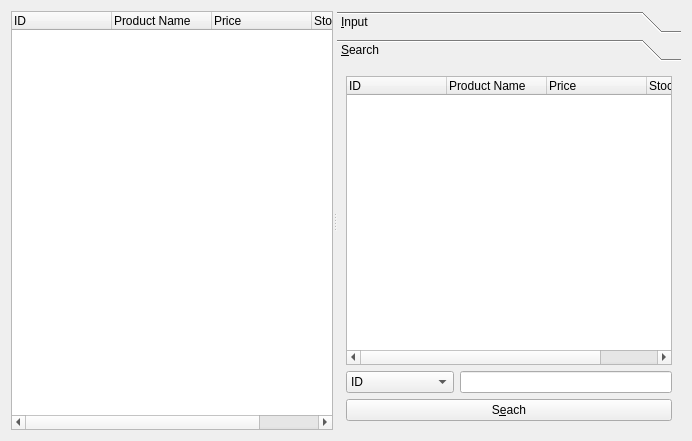
<?xml version="1.0" encoding="UTF-8"?>
<ui version="4.0">
 <class>ProductManagerForm</class>
 <widget class="QWidget" name="ProductManagerForm">
  <property name="geometry">
   <rect>
    <x>0</x>
    <y>0</y>
    <width>692</width>
    <height>441</height>
   </rect>
  </property>
  <property name="windowTitle">
   <string>Form</string>
  </property>
  <layout class="QGridLayout" name="gridLayout">
   <item row="0" column="0">
    <layout class="QHBoxLayout" name="horizontalLayout_3">
     <item>
      <widget class="QSplitter" name="splitter">
       <property name="orientation">
        <enum>Qt::Horizontal</enum>
       </property>
       <widget class="QTreeWidget" name="treeWidget">
        <column>
         <property name="text">
          <string>ID</string>
         </property>
        </column>
        <column>
         <property name="text">
          <string>Product Name</string>
         </property>
        </column>
        <column>
         <property name="text">
          <string>Price</string>
         </property>
        </column>
        <column>
         <property name="text">
          <string>Stock</string>
         </property>
        </column>
       </widget>
       <widget class="QToolBox" name="toolBox">
        <property name="mouseTracking">
         <bool>false</bool>
        </property>
        <property name="acceptDrops">
         <bool>false</bool>
        </property>
        <property name="currentIndex">
         <number>1</number>
        </property>
        <widget class="QWidget" name="inputPage">
         <property name="geometry">
          <rect>
           <x>0</x>
           <y>0</y>
           <width>346</width>
           <height>379</height>
          </rect>
         </property>
         <attribute name="label">
          <string>&amp;Input</string>
         </attribute>
         <layout class="QVBoxLayout" name="verticalLayout_3">
          <item>
           <layout class="QVBoxLayout" name="verticalLayout">
            <item>
             <layout class="QFormLayout" name="formLayout">
              <item row="0" column="0">
               <widget class="QLabel" name="PidLabel">
                <property name="text">
                 <string>I&amp;D</string>
                </property>
                <property name="buddy">
                 <cstring>PidLineEdit</cstring>
                </property>
               </widget>
              </item>
              <item row="0" column="1">
               <widget class="QLineEdit" name="PidLineEdit">
                <property name="readOnly">
                 <bool>true</bool>
                </property>
               </widget>
              </item>
              <item row="1" column="0">
               <widget class="QLabel" name="ProductNameLabel">
                <property name="text">
                 <string>&amp;ProductName</string>
                </property>
                <property name="buddy">
                 <cstring>nameLineEdit</cstring>
                </property>
               </widget>
              </item>
              <item row="1" column="1">
               <widget class="QLineEdit" name="nameLineEdit"/>
              </item>
              <item row="2" column="0">
               <widget class="QLabel" name="priceLabel">
                <property name="text">
                 <string>&amp;Price</string>
                </property>
                <property name="buddy">
                 <cstring>PricelineEdit</cstring>
                </property>
               </widget>
              </item>
              <item row="2" column="1">
               <widget class="QLineEdit" name="PricelineEdit"/>
              </item>
              <item row="3" column="0">
               <widget class="QLabel" name="stockLabel">
                <property name="text">
                 <string>&amp;Stock</string>
                </property>
                <property name="buddy">
                 <cstring>quantitylineEdit</cstring>
                </property>
               </widget>
              </item>
              <item row="3" column="1">
               <widget class="QLineEdit" name="quantitylineEdit"/>
              </item>
             </layout>
            </item>
            <item>
             <spacer name="verticalSpacer">
              <property name="orientation">
               <enum>Qt::Vertical</enum>
              </property>
              <property name="sizeHint" stdset="0">
               <size>
                <width>20</width>
                <height>138</height>
               </size>
              </property>
             </spacer>
            </item>
            <item>
             <layout class="QHBoxLayout" name="horizontalLayout">
              <item>
               <widget class="QPushButton" name="addPushButton">
                <property name="text">
                 <string>&amp;Add</string>
                </property>
               </widget>
              </item>
              <item>
               <widget class="QPushButton" name="modifyPushButton">
                <property name="text">
                 <string>&amp;Modify</string>
                </property>
               </widget>
              </item>
             </layout>
            </item>
           </layout>
          </item>
         </layout>
        </widget>
        <widget class="QWidget" name="searchPage">
         <property name="geometry">
          <rect>
           <x>0</x>
           <y>0</y>
           <width>346</width>
           <height>379</height>
          </rect>
         </property>
         <attribute name="label">
          <string>&amp;Search</string>
         </attribute>
         <layout class="QVBoxLayout" name="verticalLayout_4">
          <item>
           <layout class="QVBoxLayout" name="verticalLayout_2">
            <item>
             <widget class="QTreeWidget" name="searchTreeWidget">
              <column>
               <property name="text">
                <string>ID</string>
               </property>
              </column>
              <column>
               <property name="text">
                <string>Product Name</string>
               </property>
              </column>
              <column>
               <property name="text">
                <string>Price</string>
               </property>
              </column>
              <column>
               <property name="text">
                <string>Stock</string>
               </property>
              </column>
             </widget>
            </item>
            <item>
             <layout class="QHBoxLayout" name="horizontalLayout_2">
              <item>
               <widget class="QComboBox" name="searchComboBox">
                <item>
                 <property name="text">
                  <string>ID</string>
                 </property>
                </item>
                <item>
                 <property name="text">
                  <string>Product Name</string>
                 </property>
                </item>
                <item>
                 <property name="text">
                  <string>Price</string>
                 </property>
                </item>
                <item>
                 <property name="text">
                  <string>Stock</string>
                 </property>
                </item>
               </widget>
              </item>
              <item>
               <widget class="QLineEdit" name="searchLineEdit"/>
              </item>
             </layout>
            </item>
            <item>
             <widget class="QPushButton" name="searchPushButton">
              <property name="text">
               <string>S&amp;each</string>
              </property>
             </widget>
            </item>
           </layout>
          </item>
         </layout>
        </widget>
       </widget>
      </widget>
     </item>
    </layout>
   </item>
  </layout>
 </widget>
 <resources/>
 <connections/>
</ui>
